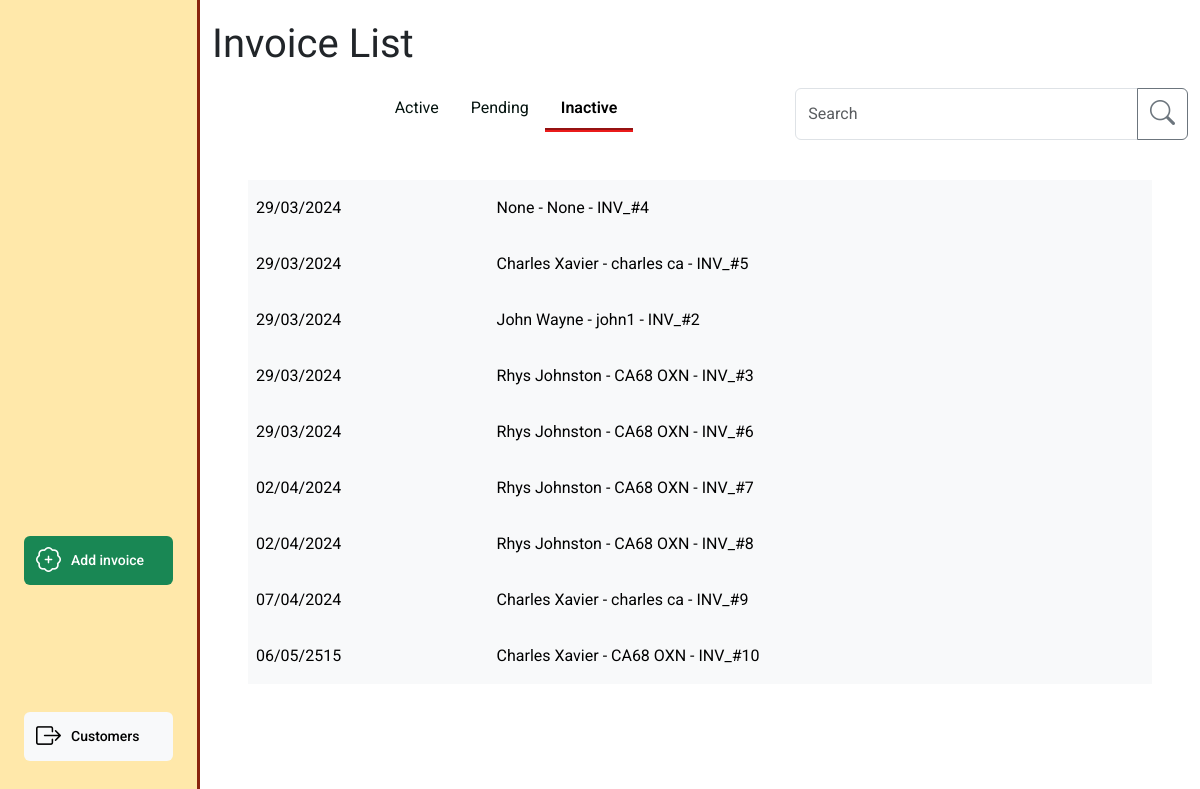
The app's page /invoices/invoice_list?filter=inactive with its own data.
### invoice/models.py (models this page shows, shortened)
class Invoice(models.Model):
    class InvoiceStatus(models.IntegerChoices):
        WORK_ON_HOLD = 1, 'Work on hold'
        OPEN = 2, 'Open'
        READY_FOR_PROCESSING = 3, 'Ready for processing'
        READY_FOR_VERIFICATION = 4, 'Ready for verification'
        SENT_TO_CUSTOMER = 5, 'Sent to customer'
        COMPLETE = 6, 'Complete'
    inv_number = models.CharField(
        max_length=10, null=True, editable=False)
    inv_integer = models.PositiveIntegerField(null=True, editable=False)
    customer = models.ForeignKey(
        Customer, on_delete=models.PROTECT, related_name='invoices',
        blank=True, null=True)
    vehicle = models.ForeignKey(
        Vehicle, on_delete=models.PROTECT, related_name='invoices',
        blank=True, null=True)
    date_in = models.DateTimeField(blank=True, null=True)
    mileage = models.PositiveIntegerField(blank=True, null=True)
    status = models.PositiveSmallIntegerField(
        choices=InvoiceStatus.choices, blank=True, null=True)
    active = models.BooleanField(default=True, blank=True, null=True)
    parts_total = models.PositiveIntegerField(blank=True, null=True)
    labour_total = models.PositiveIntegerField(blank=True, null=True)
    subtotal = models.PositiveIntegerField(blank=True, null=True)
    vat_total = models.PositiveIntegerField(blank=True, null=True)
    grand_total = models.PositiveIntegerField(blank=True, null=True)
    slug = models.SlugField(max_length=100, unique=True, blank=False, null=False)
    unique_id = models.CharField(null=True, blank=True, max_length=100)
    def __str__(self):
        if self.inv_integer:
            result = f'{self.customer} - {self.vehicle} - {self.inv_number}'
        elif self.customer and self.vehicle:
            result = f'{self.customer} - {self.vehicle}'
        elif self.customer or self.vehicle:
            result = f'{self.customer or self.vehicle} - ({self.unique_id})'
        else:
            result = f'Blank invoice - ({self.unique_id})'
        return result

### customer/models.py (models this page shows, shortened)
class Customer(models.Model):
    class CustomerType(models.IntegerChoices):
        TRADE = 1, 'Trade'
        PRIVATE = 2, 'Private'
    class PaymentTerms(models.IntegerChoices):
        PIA = 1, 'Payment in advance'
        NET_7 = 2, '7 days'
        NET_14 = 3, '14 days'
        NET_30 = 4, '30 days'
        NET_60 = 5, '60 days'
    name = models.CharField(max_length=20, blank=False, null=False)
    friendly_name = models.CharField(max_length=10, blank=True, null=True)
    type = models.PositiveSmallIntegerField(
        choices=CustomerType.choices, blank=True, null=True)
    address_line_1 = models.CharField(max_length=27, blank=True, null=True)
    address_line_2 = models.CharField(max_length=27, blank=True, null=True)
    city_region = models.CharField(max_length=27, blank=True, null=True)
    postcode = models.CharField(max_length=10, blank=True, null=True)
    contact_number_primary = models.CharField(max_length=20, blank=True, null=True)
    email = models.CharField(max_length=20, blank=True, null=True)
    payment_terms = models.PositiveSmallIntegerField(
        choices=PaymentTerms.choices, blank=True, null=True)
    active = models.BooleanField(default=True, blank=True, null=True)
    slug = models.SlugField(max_length=100, unique=True, blank=False, null=False)
    def __str__(self):
        return self.name

class Vehicle(models.Model):
    customer = models.ForeignKey(
        Customer, blank=False, null=False, on_delete=models.CASCADE)
    registration = models.CharField(max_length=10, null=False, blank=False)
    make = models.CharField(max_length=27, blank=True, null=True)
    model = models.CharField(max_length=27, blank=True, null=True)
    active = models.BooleanField(default=True, blank=True, null=True)
    slug = models.SlugField(max_length=100, unique=True, blank=False, null=False)
    def __str__(self):
        return self.registration

### invoice/views.py (the view, shortened to what this page needs)
# urls.py: path('invoice_list', views.invoice_list, name='invoice_list'),
def invoice_list(request):
    create_invoice_form = InvoiceForm(initial={'status': 2})
    invoices = Invoice.objects.all()
    query = None
    filter_mapping = {
        'active': [2, 3, 4],
        'pending': [5,],
        'inactive': [1, 6]
    }
    filter = 'active'
    if request.method == 'GET':
        if 'filter' in request.GET:
            filter = request.GET['filter']
    status_to_filter = filter_mapping.get(filter)
    if filter == 'inactive':
        invoices=invoices.filter(status__in=status_to_filter).order_by('status')
    else:
        invoices=invoices.filter(status__in=status_to_filter).order_by('-status')
    status_class_map = {
        1: 'secondary',
        2: 'light',
        3: 'success',
        4: 'info',
        5: 'danger',
        6: 'light'
    }
    context = {
        'create_invoice_form': create_invoice_form,
        'invoices': invoices,
        'search_term': query,
        'filter_status': filter,
        'status_class_map': status_class_map,
        'available_status_map': available_status_full_dict_map
    }
    return render(request, 'invoice/invoice_list.html', context)

### invoice/context_processors.py (called while the page is built)
def user_creds(request):
    return {
        'Mechanic': request.user.groups.filter(name='Mechanic').exists(),
        'Accounts': request.user.groups.filter(name='Accounts').exists(),
        'Foreman': request.user.groups.filter(name='Foreman').exists(),
    }

### invoice/forms.py (called while the page is built)
def add_or_edit_modal(slug, type, layout):
    if slug:
        layout
    else:
        layout = Modal(
            layout,
            Row(
                Column(
                    ButtonHolder(
                        Submit(
                            'submit',
                            'Save',
                            css_class='float-end'
                        ),css_class='',
                    )
                )
            ),
            css_id=type+"_modal",
            title="Add "+type.capitalize(),
            css_class="modal-lg h-100 overflow-y-auto"
        )
    return  layout

    def create_option(self, name, value, label, selected, index, subindex=None, attrs=None):
        option = super().create_option(
            name, value, label, selected, index, subindex=subindex, attrs=attrs)
        try:
            instance = self.choices.queryset.get(pk=value.value)
            option_fk = instance.customer.id
            if option_fk:
                option['attrs']['class'] = option_fk
        except:
            option['attrs']['class'] = 'no_customer'
        return option

### invoice/templatetags/custom_tags.py (called while the page is built)
@register.filter
def get_dict_value(key_to_search, dict):
    return dict.get(key_to_search, {})

@register.filter
def date_uk(value):
    return formats.date_format(value, "d/m/Y")

### invoice/templates/invoice/invoice_list.html (shortened to what this page needs)
{% extends "base_dashboard.html" %}
{% load static %}
{% load crispy_forms_tags %}
{% load custom_tags %}
{% block css %}
{{ block.super }}
<link rel="stylesheet" href="{% static 'invoice/css/invoice.css' %}">
{% endblock %}
{% block page_heading %}Invoice List{% endblock %}
{% block side_menu_action_items %}
    <a type="button" data-bs-toggle="modal" data-bs-target="#invoice_modal" class="btn side-menu-link btn-success"><i
            class="bi bi-patch-plus"></i> <span>Add invoice</span></a>
{% endblock side_menu_action_items %}
{% block side_menu_nav_items %}
<a href="{% url 'customer_list' %}" class="btn side-menu-link btn-light"><i
    class="bi bi-box-arrow-right"></i><span>Customers</span></a>
{% endblock side_menu_nav_items %}
{% block filter_search %}
<div class="col-5 offset-2 d-none d-lg-block mb-4">
    <ul class="nav nav-tabs" role="navigation">
        <li class="nav-item">
            <a class="nav-link {% if filter_status == 'active' %}active" aria-current="page" {% else %}" {% endif %}
            href="{% url 'invoice_list' %}">Active</a>
        </li>
        {% if not Mechanic %}
        <li class="nav-item">
            <a class="nav-link {% if filter_status == 'pending' %}active" aria-current="page" {% else %}" {% endif %}
            href="{% url 'invoice_list' %}?filter=pending">Pending</a>
        </li>
        {% endif %}
        <li class="nav-item">
            <a class="nav-link {% if filter_status == 'inactive' %}active" aria-current="page" {% else %}" {% endif %}
            href="{% url 'invoice_list' %}?filter=inactive">Inactive</a>
        </li>
    </ul>
</div>
<div class="col-lg-5 d-none d-lg-block ">
    <form action="{% url 'invoice_list' %}" method="GET">
        {% include 'includes/searchbar.html' %}
    </form>
</div>
{% endblock %}
{% block dashboard_content %}
<div class="table-responsive">
    <table class="table table-hover align-middle invoice-list-table fs-6">
        <tbody>
            {% if invoices %}
                {% for invoice in invoices %}
                    {% with status=invoice.status %}
                        {% if status == 1 and not Foreman or status == 2 and Accounts or status == 3 and not Foreman or status == 4 and Mechanic %}
                        {% else %}
                        <tr class="table-{{ invoice.status|get_dict_value:status_class_map }}">
                            <td scope="row " class="d-none d-lg-table-cell">
                                <a href="{% url 'invoice_summary' invoice.slug %}">{{invoice.date_in|date_uk}}</a>
                            </td>
                            <td class="d-none d-lg-table-cell">
                                <a href="{% url 'invoice_summary' invoice.slug %}">{{invoice}}</a>
                            </td>
                        </tr>
                        {% endif %}
                    {% endwith %}
                {% endfor %}
            {% else %}
            <div class="text-center">
                <h5>No results</h5>
            </div>
            {% endif %}
        </tbody>
    </table>
</div>
{% endblock %}

### static/css/base.css (style rules this page uses)
html { height: 100%; overflow: hidden; }
body { font-family: 'Roboto', Arial, sans-serif; }
a { color: black; text-decoration: none; }
i { font-size: 25px; }
.side-menu-link { display: flex; align-items: center; font-size: 14px; font-weight: 500; border:none; width: 100%; margin-bottom: 15px; }
.side-menu-link > i { font-size: 25px; margin-right: 10px; }
tr { line-height: 40px; }
th > a, td > a { text-decoration: none; display:block }
.invoice-list-table tr, .invoice-list-table td, .invoice-list-table th, .bottom-row, .bottom-row td { border: none!important; }

### invoice/static/invoice/css/invoice.css (style rules this page uses)
.nav-item .nav-link { color: #03120E; }
.nav-tabs .nav-item .nav-link.active { color: black!important; font-weight: 600; border-bottom: 4px groove rgb(234 27 27); }
.nav-tabs { --bs-nav-tabs-border-width: none; --bs-nav-tabs-border-color: var(--bs-border-color); --bs-nav-tabs-border-radius: var(--bs-border-radius); --bs-nav-tabs-link-hover-border-color: var(--bs-secondary-bg) var(--bs-secondary-bg) var(--bs-border-color); --bs-nav-tabs-link-active-color: var(--bs-emphasis-color); --bs-nav-tabs-link-active-bg: var(--bs-body-bg); --bs-nav-tabs-link-active-border-color: var(--bs-border-color) var(--bs-border-color) var(--bs-body-bg); border-bottom: var(--bs-nav-tabs-border-width) solid var(--bs-nav-tabs-border-color); }

### records on screen
Invoice: date_in "29/03/2024", inv_integer+customer+vehicle "None - None - INV_#4"
Invoice: date_in "29/03/2024", inv_integer+customer+vehicle "Charles Xavier - charles ca - INV_#5"
Invoice: date_in "29/03/2024", inv_integer+customer+vehicle "John Wayne - john1 - INV_#2"
Invoice: date_in "29/03/2024", inv_integer+customer+vehicle "Rhys Johnston - CA68 OXN - INV_#3"
Invoice: date_in "29/03/2024", inv_integer+customer+vehicle "Rhys Johnston - CA68 OXN - INV_#6"
Invoice: date_in "02/04/2024", inv_integer+customer+vehicle "Rhys Johnston - CA68 OXN - INV_#7"
Invoice: date_in "02/04/2024", inv_integer+customer+vehicle "Rhys Johnston - CA68 OXN - INV_#8"
Invoice: date_in "07/04/2024", inv_integer+customer+vehicle "Charles Xavier - charles ca - INV_#9"
Invoice: date_in "06/05/2515", inv_integer+customer+vehicle "Charles Xavier - CA68 OXN - INV_#10"
